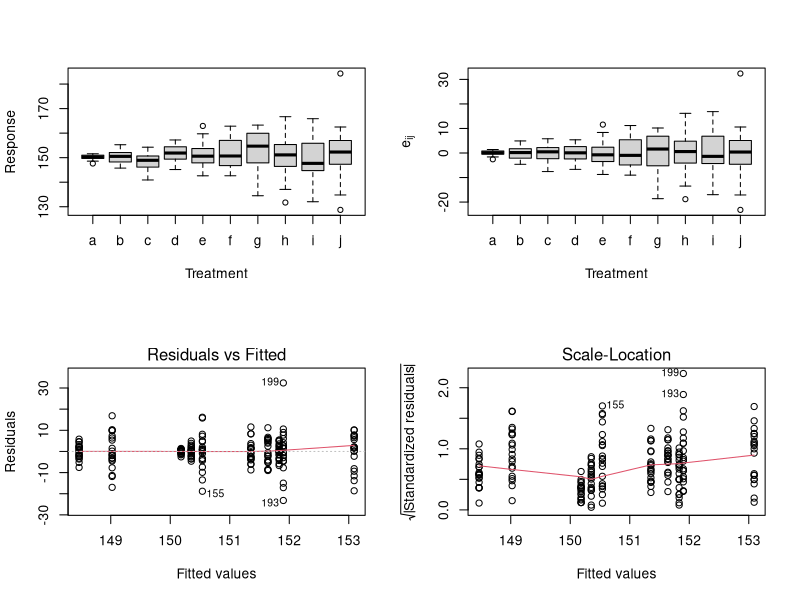

Recreate this plot in R.

# Objective ---------------------------------------------------------------

# We are going to simulate a dataset with different variance 
# between treatments, the objective is to explore if residual
# analysis can identify departures of homogeniety

# Simulating dataset ------------------------------------------------------
a <- 10
n <- 20
N <- a * n

media <- 150
desvi <- rep(1:a, each=n)

# To explore the mean and standard deviation
cbind(media, desvi)

# Simulating response
y <- rnorm(n=N, mean=media, sd=desvi)

# Treatment indicator
treat <- rep(letters[1:a], each=n)

# Boxplot to explore the dataset
par(mfrow=c(2, 2))
boxplot(y ~ treat, xlab='Treatment', ylab='Response')

# Using anova -------------------------------------------------------------
mod <- aov(y ~ treat)

# Residual analysis -------------------------------------------------------
boxplot(residuals(mod) ~ treat,
        xlab='Treatment', ylab=expression(e[ij]))

plot(mod, 1)
plot(mod, 3)
